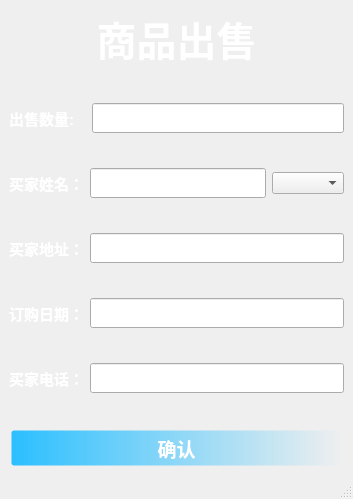
<?xml version="1.0" encoding="UTF-8"?>
<ui version="4.0">
 <class>sale_goods</class>
 <widget class="QMainWindow" name="sale_goods">
  <property name="geometry">
   <rect>
    <x>0</x>
    <y>0</y>
    <width>353</width>
    <height>499</height>
   </rect>
  </property>
  <property name="maximumSize">
   <size>
    <width>400</width>
    <height>500</height>
   </size>
  </property>
  <property name="windowTitle">
   <string>MainWindow</string>
  </property>
  <property name="styleSheet">
   <string notr="true">QMainWindow{
	border-image: url(:/new/prefix1/login.jpg);

}
</string>
  </property>
  <widget class="QWidget" name="centralwidget">
   <layout class="QVBoxLayout" name="verticalLayout">
    <item>
     <widget class="QLabel" name="label">
      <property name="font">
       <font>
        <family>Microsoft YaHei UI</family>
        <pointsize>30</pointsize>
        <weight>75</weight>
        <bold>true</bold>
       </font>
      </property>
      <property name="styleSheet">
       <string notr="true">color: rgb(255, 255, 255);</string>
      </property>
      <property name="text">
       <string>商品出售</string>
      </property>
      <property name="alignment">
       <set>Qt::AlignCenter</set>
      </property>
     </widget>
    </item>
    <item>
     <spacer name="verticalSpacer_6">
      <property name="orientation">
       <enum>Qt::Vertical</enum>
      </property>
      <property name="sizeHint" stdset="0">
       <size>
        <width>20</width>
        <height>40</height>
       </size>
      </property>
     </spacer>
    </item>
    <item>
     <layout class="QHBoxLayout" name="horizontalLayout_2">
      <item>
       <widget class="QLabel" name="label_2">
        <property name="font">
         <font>
          <family>Microsoft YaHei UI</family>
          <pointsize>11</pointsize>
          <weight>75</weight>
          <bold>true</bold>
         </font>
        </property>
        <property name="styleSheet">
         <string notr="true">color: rgb(255, 255, 255);</string>
        </property>
        <property name="text">
         <string>出售数量:</string>
        </property>
       </widget>
      </item>
      <item>
       <widget class="QLineEdit" name="goods_num">
        <property name="minimumSize">
         <size>
          <width>0</width>
          <height>30</height>
         </size>
        </property>
        <property name="maximumSize">
         <size>
          <width>252</width>
          <height>16777215</height>
         </size>
        </property>
       </widget>
      </item>
     </layout>
    </item>
    <item>
     <spacer name="verticalSpacer">
      <property name="orientation">
       <enum>Qt::Vertical</enum>
      </property>
      <property name="sizeHint" stdset="0">
       <size>
        <width>20</width>
        <height>40</height>
       </size>
      </property>
     </spacer>
    </item>
    <item>
     <layout class="QHBoxLayout" name="horizontalLayout_3">
      <item>
       <widget class="QLabel" name="label_3">
        <property name="font">
         <font>
          <family>Microsoft YaHei UI</family>
          <pointsize>11</pointsize>
          <weight>75</weight>
          <bold>true</bold>
         </font>
        </property>
        <property name="styleSheet">
         <string notr="true">color: rgb(255, 255, 255);</string>
        </property>
        <property name="text">
         <string>买家姓名：</string>
        </property>
       </widget>
      </item>
      <item>
       <layout class="QHBoxLayout" name="horizontalLayout">
        <item>
         <widget class="QLineEdit" name="buyer_name">
          <property name="minimumSize">
           <size>
            <width>150</width>
            <height>30</height>
           </size>
          </property>
         </widget>
        </item>
        <item>
         <widget class="QComboBox" name="comboBox"/>
        </item>
       </layout>
      </item>
     </layout>
    </item>
    <item>
     <spacer name="verticalSpacer_2">
      <property name="orientation">
       <enum>Qt::Vertical</enum>
      </property>
      <property name="sizeHint" stdset="0">
       <size>
        <width>20</width>
        <height>40</height>
       </size>
      </property>
     </spacer>
    </item>
    <item>
     <layout class="QHBoxLayout" name="horizontalLayout_4">
      <item>
       <widget class="QLabel" name="label_4">
        <property name="font">
         <font>
          <family>Microsoft YaHei UI</family>
          <pointsize>11</pointsize>
          <weight>75</weight>
          <bold>true</bold>
         </font>
        </property>
        <property name="styleSheet">
         <string notr="true">color: rgb(255, 255, 255);</string>
        </property>
        <property name="text">
         <string>买家地址：</string>
        </property>
       </widget>
      </item>
      <item>
       <widget class="QLineEdit" name="buyer_address">
        <property name="minimumSize">
         <size>
          <width>0</width>
          <height>30</height>
         </size>
        </property>
       </widget>
      </item>
     </layout>
    </item>
    <item>
     <spacer name="verticalSpacer_3">
      <property name="orientation">
       <enum>Qt::Vertical</enum>
      </property>
      <property name="sizeHint" stdset="0">
       <size>
        <width>20</width>
        <height>40</height>
       </size>
      </property>
     </spacer>
    </item>
    <item>
     <layout class="QHBoxLayout" name="horizontalLayout_5">
      <item>
       <widget class="QLabel" name="label_5">
        <property name="font">
         <font>
          <family>Microsoft YaHei UI</family>
          <pointsize>11</pointsize>
          <weight>75</weight>
          <bold>true</bold>
         </font>
        </property>
        <property name="styleSheet">
         <string notr="true">color: rgb(255, 255, 255);</string>
        </property>
        <property name="text">
         <string>订购日期：</string>
        </property>
       </widget>
      </item>
      <item>
       <widget class="QLineEdit" name="order_date">
        <property name="minimumSize">
         <size>
          <width>0</width>
          <height>30</height>
         </size>
        </property>
       </widget>
      </item>
     </layout>
    </item>
    <item>
     <spacer name="verticalSpacer_4">
      <property name="orientation">
       <enum>Qt::Vertical</enum>
      </property>
      <property name="sizeHint" stdset="0">
       <size>
        <width>20</width>
        <height>40</height>
       </size>
      </property>
     </spacer>
    </item>
    <item>
     <layout class="QHBoxLayout" name="horizontalLayout_6">
      <item>
       <widget class="QLabel" name="label_6">
        <property name="font">
         <font>
          <family>Microsoft YaHei UI</family>
          <pointsize>11</pointsize>
          <weight>75</weight>
          <bold>true</bold>
         </font>
        </property>
        <property name="styleSheet">
         <string notr="true">color: rgb(255, 255, 255);</string>
        </property>
        <property name="text">
         <string>买家电话：</string>
        </property>
       </widget>
      </item>
      <item>
       <widget class="QLineEdit" name="buyer_phone">
        <property name="minimumSize">
         <size>
          <width>0</width>
          <height>30</height>
         </size>
        </property>
       </widget>
      </item>
     </layout>
    </item>
    <item>
     <spacer name="verticalSpacer_5">
      <property name="orientation">
       <enum>Qt::Vertical</enum>
      </property>
      <property name="sizeHint" stdset="0">
       <size>
        <width>20</width>
        <height>40</height>
       </size>
      </property>
     </spacer>
    </item>
    <item>
     <widget class="QPushButton" name="pushButton_2">
      <property name="minimumSize">
       <size>
        <width>0</width>
        <height>40</height>
       </size>
      </property>
      <property name="maximumSize">
       <size>
        <width>16777215</width>
        <height>16777215</height>
       </size>
      </property>
      <property name="font">
       <font>
        <pointsize>14</pointsize>
        <weight>75</weight>
        <bold>true</bold>
       </font>
      </property>
      <property name="styleSheet">
       <string notr="true">QPushButton{
	
	
	
	background-color: qlineargradient(spread:pad, x1:0, y1:0, x2:1, y2:0, stop:0 rgba(43, 191, 255, 255), stop:1 rgba(255, 255, 255,0));
border:5px solid #00000000;
border-radius: 5px;   
	
	color: rgb(255, 255, 255);
}
QPushButton:hover{
background-color: qlineargradient(spread:pad, x1:0, y1:0, x2:1, y2:0, stop:0 rgba(169, 82, 255, 255), stop:1 rgba(255, 255, 255,0));

}
QPushButton:pressed{
background-color: qlineargradient(spread:pad, x1:0, y1:0, x2:1, y2:0, stop:0 rgba(
137, 16, 197, 255), stop:1 rgba(255, 255, 255,0));
}</string>
      </property>
      <property name="text">
       <string>确认</string>
      </property>
     </widget>
    </item>
   </layout>
  </widget>
  <widget class="QMenuBar" name="menubar">
   <property name="geometry">
    <rect>
     <x>0</x>
     <y>0</y>
     <width>353</width>
     <height>23</height>
    </rect>
   </property>
  </widget>
  <widget class="QStatusBar" name="statusbar"/>
 </widget>
 <resources/>
 <connections/>
</ui>
